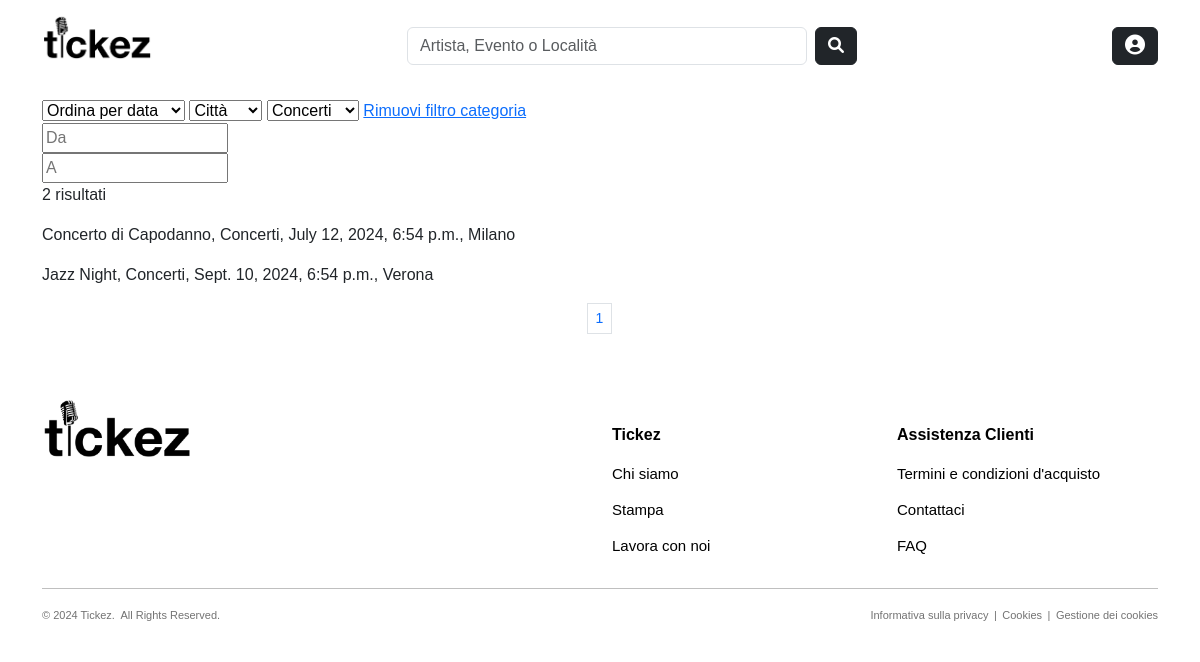
/products/events/?category=Concerti, run on an earlier commit of the app's database.
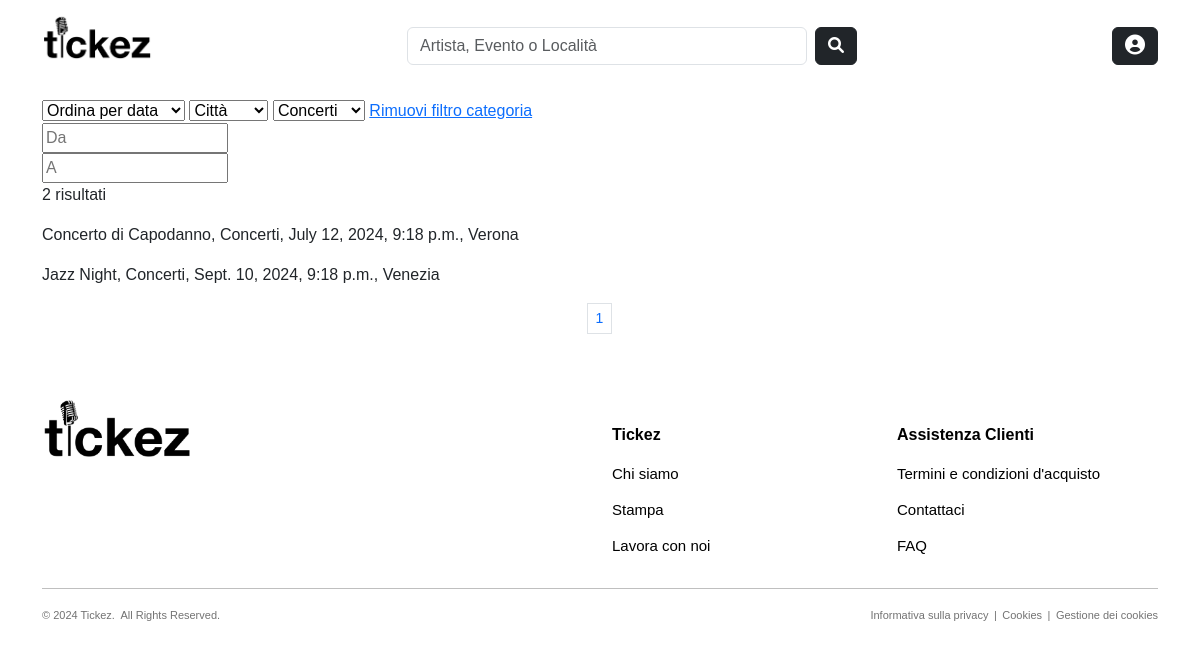
And on a later commit of the database.
### products/models.py (models this page shows, shortened)
class Evento(models.Model):
    CATEGORY_CHOICES = [
        ('Concerto', 'Concerto'),
        ('Festival', 'Festival'),
        ('Teatro', 'Teatro')
    ]
    nome = models.CharField(max_length=100, null=False, blank=False)
    slug = models.SlugField(max_length=200, null=False, unique=True, blank=True)
    categoria = models.CharField(max_length=100, choices=CATEGORY_CHOICES, null=False, blank=False)
    descrizione = models.TextField(null=True, blank=True, default='')
    data_ora = models.DateTimeField(null=False, blank=False, default=datetime.now())
    organizzatore = models.ForeignKey(to='users.Organizzatore', on_delete=models.CASCADE, null=False, blank=False, related_name='eventi_organizzati')
    luogo = models.ForeignKey(to='common.Luogo', on_delete=models.CASCADE, null=False, blank=False, related_name='eventi_programmati')
    followers = models.ManyToManyField(to='users.Utente', blank=True, default=None, related_name='eventi_preferiti')
    def get_absolute_url(self):
        return reverse("products:event_details", kwargs={"slug": self.slug, "pk": self.pk})
    class Meta:
        verbose_name_plural = 'Eventi'

### common/models.py (models this page shows, shortened)
class Luogo(models.Model):
    nome = models.CharField(max_length=50, null=False, blank=False)
    slug = models.SlugField(max_length=200, null=False, unique=True, blank=True)
    indirizzo = models.CharField(max_length=255)
    capienza_persone = models.PositiveIntegerField()
    citta = models.CharField(max_length=100)
    stato = models.CharField(max_length=100)
    codice_postale = models.CharField(max_length=30)
    followers = models.ManyToManyField(to='users.Utente', blank=True, default=None, related_name='luoghi_preferiti')
    affittuari = models.ManyToManyField(to='users.Organizzatore', blank=True, default=None, related_name='luoghi_affittati')
    class Meta:
        verbose_name_plural = 'Luoghi'

### products/views.py (the view)
# urls.py: path('events/', views.EventsListView.as_view(), name="events"),
class EventsListView(ListView):
    model = Evento
    template_name = 'products/events.html'
    paginate_by = 3
    def get_queryset(self):
        event_list = super().get_queryset()
        order_by = self.request.GET.get('sort', 'data_ora')
        city = self.request.GET.get('city', '')
        category = self.request.GET.get('category', '')
        from_date = self.request.GET.get('from_date', '')
        until_date = self.request.GET.get('until_date', '')
        event_list = ( self.order_style(event_list, order_by) &
                       self.filter_by_city(event_list, city) &
                       self.filter_by_category(event_list, category) &
                       self.filter_by_date(event_list, from_date, until_date)
        )
        return event_list
    def order_style(self, queryset, order_by):
        if order_by == 'nome':
            return queryset.order_by('nome')
        else:
            return queryset.order_by('data_ora')
    def filter_by_city(self, queryset, city):
        if city:
            return queryset.filter(luogo__citta__icontains=city)
        return queryset
    def filter_by_category(self, queryset, category):
        if category:
            return queryset.filter(categoria=category)
        return queryset
    def filter_by_date(self, queryset, from_date, until_date):
        if from_date:
            queryset = queryset.filter(data_ora__gte=datetime.strptime(from_date, '%d/%m/%Y'))
        if until_date:
            queryset = queryset.filter(data_ora__lte=datetime.strptime(until_date, '%d/%m/%Y'))
        return queryset
    def get_context_data(self, **kwargs):
        context = super().get_context_data(**kwargs)
        context['current_sort'] = self.request.GET.get('sort', 'data_ora')
        context['current_city'] = self.request.GET.get('city', '')
        context['current_category'] = self.request.GET.get('category', '')
        context['cities'] = sorted(Evento.objects.values_list('luogo__citta', flat=True).distinct())
        context['categories'] = sorted(Evento.objects.values_list('categoria', flat=True).distinct())
        context['current_from'] = self.request.GET.get('from_date', '')
        context['current_until'] = self.request.GET.get('until_date', '')
        return context

### products/templates/products/events.html (shortened to what this page needs)
{% extends "base.html" %}
{% block content %}
    <div class="container">
        <form method="GET">
            <select name="sort" id="sort" onchange="this.form.submit()">
                <option value="data_ora" {% if current_sort == 'data_ora' %} selected {% endif %}>Ordina per data</option>
            </select>
            <select name="city" id="city" onchange="this.form.submit()">
                <option value="" selected disabled hidden>Città</option>
            </select>
            <select name="category" id="category" onchange="this.form.submit()">
                {% for c in categories %}
                    <option value={{ c }} {% if current_category == c %} selected {% endif %}>{{ c }}</option>
                {% endfor %}
            </select>
            {% if request.GET.category %}
                <a href="?{% for key, value in request.GET.items %}{% if key != 'category' %}{{ key }}={{ value }}{% if not forloop.last %}&{% endif %}{% endif %}{% endfor %}">Rimuovi filtro categoria</a>
            {% endif %}
            <div>
                <input type="text" placeholder="Da" {% if request.GET.from_date %} value="{{ request.GET.from_date }}" {% endif %} id="from_date" name="from_date" class="datepicker" readonly onchange="this.form.submit()">
            </div>
            <div>
                <input type="text" placeholder="A" {% if request.GET.until_date %} value="{{ request.GET.until_date }}" {% endif %} id="until_date" name="until_date" class="datepicker" readonly onchange="this.form.submit()">
            </div>
        </form>
        <p>{{view.get_queryset.count}} risultati</p>
        {% for e in page_obj %}
            <a href="{{ e.get_absolute_url }}" style="text-decoration: none; color: inherit;">
                <p>{{e.nome}}, {{e.categoria}}, {{e.data_ora}}, {{e.luogo.citta}}</p>
            </a>
        {% endfor %}
        <nav aria-label="Page navigation">
            <ul class="pagination pagination-sm justify-content-center">
              {% for p in paginator.page_range %}
                <li class="page-item {% if request.GET.page|stringformat:"s" == p|stringformat:"s" %} active {% endif %}">
                    <a class="page-link" href="?{% for key, value in request.GET.items %}{% if key != 'page' %}{{ key }}={{ value }}&{% endif %}{% endfor %}page={{ p }}">{{ p }}</a></li>
              {% endfor %}
            </ul>
        </nav>
    </div>
{% endblock %}

### templates/base.html (shortened to what this page needs)
<!DOCTYPE html>
<html lang="en">
  <head>
    {% load static %}
    <link rel="stylesheet" href="https://cdn.jsdelivr.net/npm/bootstrap@5.3.3/dist/css/bootstrap.min.css"/>
    <link rel="stylesheet" type="text/css" href="{% static 'css/style.css' %}" />
    <link rel="stylesheet" href="https://cdnjs.cloudflare.com/ajax/libs/font-awesome/6.0.0-beta3/css/all.min.css">
    <link rel="stylesheet" href="https://cdnjs.cloudflare.com/ajax/libs/bootstrap-datepicker/1.9.0/css/bootstrap-datepicker.min.css">
  </head>
  <body>
    {% include 'navbar.html' %}
    <br/>
    {% block content %} {% endblock %}
    <br/><br/>
    {% include 'footer.html' %}
  </body>
</html>

### templates/navbar.html
<nav class="navbar navbar-light" style="background-color: #ffffff; padding:10px 30px;">
    <div class="container-fluid d-flex align-items-end">
        <a class="navbar-brand me-auto" href="/">
            <img src="/static/images/tickez_logo.jpg" alt="tickez logo" width="110">
        </a>
        <div class="d-flex justify-content-center flex-grow-1">
            <form class="d-flex w-100 justify-content-center" method="GET" action="{% url 'common:search-results' %}">
                <input class="form-control me-2" type="search" name="keywords" placeholder="Artista, Evento o Località" aria-label="Search" style="min-width: 200px; max-width: 400px;">
                <button class="btn btn-dark" type="submit"><i class="fas fa-search"></i></button>
            </form>
        </div>
        <button id="profileButton" class="btn btn-dark ms-auto" type="button"><i class="fas fa-user-circle fa-lg"></i></button>
    </div>
  </nav>

### templates/footer.html
<footer class="site-footer">
    <div class="container">
      <div class="row">
        <div class="col-md-6 col-sm-12">
          <a href="/"><img width="150" heigth="150" src="/static/images/tickez_logo.jpg"/></a>
        </div>
        <div class="col-md-3 col-xs-12">
          <h6>Tickez</h6>
          <ul class="footer-links">
            <li><p>Chi siamo</p></li>
            <li><p>Stampa</p></li>
            <li><p>Lavora con noi</p></li>
          </ul>
        </div>
        <div class="col-md-3 col-xs-12">
          <h6>Assistenza Clienti</h6>
          <ul class="footer-links">
            <li><p>Termini e condizioni d'acquisto</p></li>
            <li><p>Contattaci</p></li>
            <li><p>FAQ</p></li>
          </ul>
        </div>
      </div>
      <hr>
    </div>
    <div class="container">
      <div class="row">
        <div class="col-md-6 col-xs-12">
          <p class="copyright-text">&copy; 2024 Tickez.&ensp;All Rights Reserved.</p>
        </div>
        <div class="col-md-6 col-xs-12">
            <p class="cookies-text">Informativa sulla privacy&ensp;|&ensp;Cookies&ensp;|&ensp;Gestione dei cookies</p>
        </div>
      </div>
    </div>
</footer>

### static/css/style.css (style rules this page uses)
body { font-family: 'Helvetica', 'Arial', sans-serif; }
.site-footer { background-color:#ffffff; padding:0 0 10px; font-size:15px; line-height:20px; color:#000000; }
.site-footer h6 { color:#000000; font-weight:600; font-size:16px; margin-top:27px; margin-bottom:20px; }
.footer-links { padding-left:0; list-style:none }
.footer-links li { display:block }
.copyright-text { font-size:11px; color:#737373; margin:0 }
.cookies-text { font-size:11px; color:#737373; margin:0 }
@media (min-width: 768px) { .cookies-text { text-align: right; } }

What changed in the data, as far as the page shows it:
changed Evento "Concerto di Capodanno": data_ora "July 12, 2024, 6:54 p.m." → "July 12, 2024, 9:18 p.m."; luogo.citta "Milano" → "Verona"
changed Evento "Jazz Night": data_ora "Sept. 10, 2024, 6:54 p.m." → "Sept. 10, 2024, 9:18 p.m."; luogo.citta "Verona" → "Venezia"
